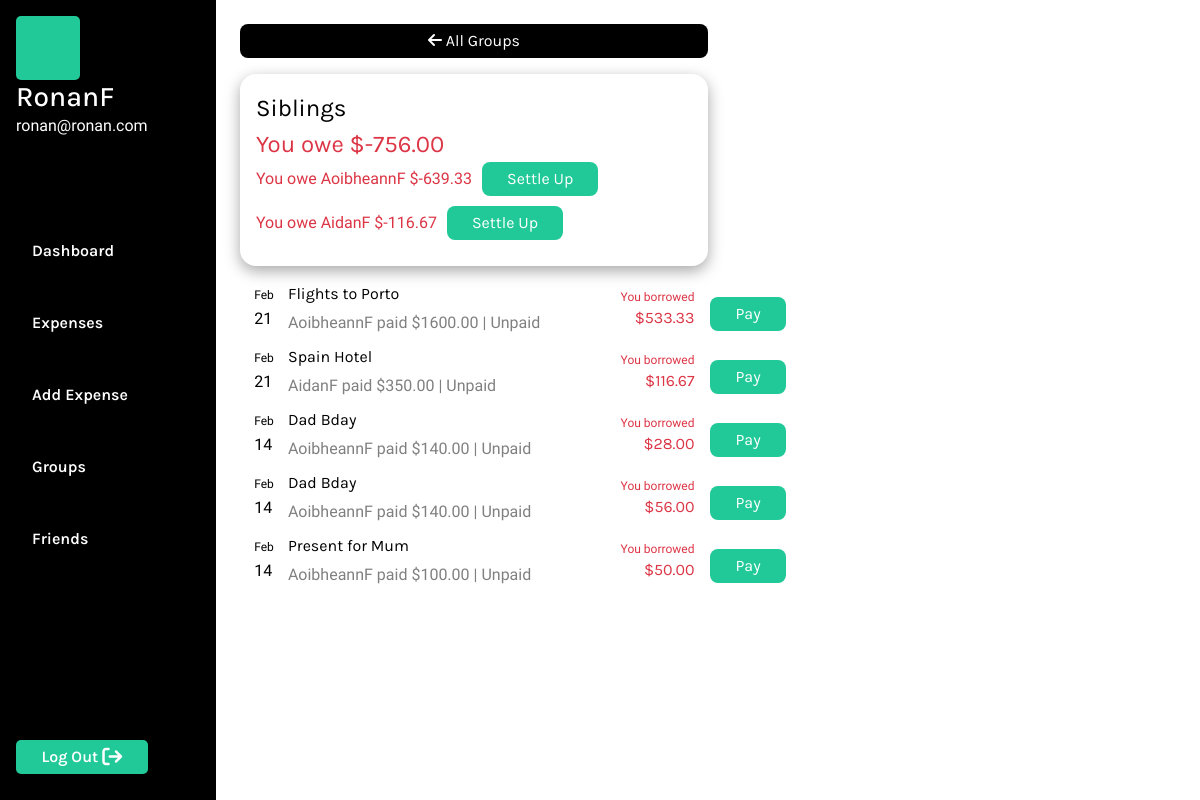
Page /groups/1 (signed in) on the committed database.
### MainApp/models.py (models this page shows, shortened)
class User(AbstractUser):
    pass

class PaymentGroup(models.Model):
    group_name = models.CharField(max_length=64)
    members = models.ManyToManyField('User', related_name='payment_groups', blank=True)

class Expense(models.Model):
    CURRENCY_CHOICES = [
        ('CAD', 'CAD - Canadian Dollar'),
        ('GBP', 'GBP - British Pound Sterling'),
        ('AUD', 'AUD - Australian Dollar'),
        ('EUR', 'EUR - Euro'),
        ('USD', 'USD - United States Dollar'),
    ]
    amount = models.DecimalField(max_digits=10, decimal_places=2)
    remaining_balance = models.DecimalField(max_digits=10, decimal_places=2, default=0.00)
    description = models.CharField(max_length=100)
    date_added = models.DateTimeField(auto_now_add=True)
    payment_group = models.ForeignKey(PaymentGroup, on_delete=models.CASCADE, related_name="expenses",  null=True, blank=True)
    created_by_user = models.ForeignKey(User, on_delete=models.CASCADE, related_name="created_expenses")
    currency = models.CharField(max_length=3, choices=CURRENCY_CHOICES)
    paid = models.BooleanField(default=False)

### MainApp/views.py (the view)
# urls.py: path('groups/<int:group_id>', views.individualGroup, name ="individual_group"),
@login_required
def individualGroup(request, group_id):
    user = request.user
    group_details = PaymentGroup.objects.get(id=group_id)
    members = PaymentGroup.objects.get(id=group_id).members.all()
    group_members = {}
    for member in members:
        owed_by_me = Owing.objects.filter(user=user, expense__created_by_user = member, expense__payment_group = group_details).aggregate(total_amount=Sum('remaining_balance'))['total_amount'] or 0
        owed_to_me = Owing.objects.filter(user=member, expense__created_by_user=request.user, expense__payment_group=group_details).aggregate(total_amount=Sum('remaining_balance'))['total_amount'] or 0
        group_members[member.username] = {
            'net_owed': owed_to_me - owed_by_me,
            'member_id': member.id,
        }
    group_expenses = PaymentGroup.objects.get(id=group_id).expenses.annotate(
    amount_lent=Case(
        When(
            created_by_user=user,  # If expense created by current user
            then=Sum(
                Case(
                    When(
                        sub_expenses__user=user,  # Exclude sub_expenses where user is current user
                        then=0
                    ),
                    default=F('sub_expenses__amount'),  # Sum the amounts of remaining sub_expenses
                    output_field=DecimalField()
                )
            )
        ),
        When(
            ~Q(created_by_user=user),  # If expense not created by current user
            then=F('sub_expenses__amount')  # Sum amounts from Owing objects where the user is the current user
        ),
        default=0,  # Default to 0
        output_field=DecimalField()
    )
).order_by('-date_added')
    owed_to_you = Owing.objects.filter(expense__created_by_user = user, expense__payment_group = group_details).aggregate(total_amount=Sum('remaining_balance'))['total_amount'] or 0
    owed_by_you = Owing.objects.filter(user = user, expense__payment_group = group_details).aggregate(total_amount=Sum('remaining_balance'))['total_amount'] or 0
    net_total = owed_to_you - owed_by_you
    return render(request, "MainApp/individualgroup.html", {
        "group_expenses": group_expenses,
        "group_details": group_details,
        "group_members": group_members,
        "user": user,
        "net_total": net_total,
    })

### MainApp/templates/MainApp/individualgroup.html (shortened to what this page needs)
{% extends "MainApp/layout.html" %}
{% block body %}
    <div class="section-container">
        <div id="individualExpenseContainer">
            <button class="backBtn"><i class="fa-solid fa-arrow-left" style="color: #ffffff;"></i><a href="{% url 'groups' %}"> All Groups</a></button>
            <div class="groupSummary">
                    <p class="group-title">{{ group_details.group_name }}</p>
                    {% if net_total < 0 %}
                        <p class="group-amount borrowed">You owe ${{ net_total|floatformat:2 }}</p>
                    {% elif net_total > 0 %}
                        <p class="group-amount lent">You're owed ${{ net_total|floatformat:2 }}</p>
                    {% else %}
                        <p>No Outstanding Balance</p>
                    {% endif %}
                    {% for username, member_info in group_members.items %}
                        {% if member_info.net_owed < 0 %}
                            <div style="display: flex; padding-bottom: 10px; align-items: center;">
                                <p class="borrowed">You owe {{ username }} ${{ member_info.net_owed|floatformat:2 }}</p>
                                <button class="make-payment" style="margin-left: 10px;"><a href="{% url 'individual_friend' member_info.member_id %}">Settle Up </a></button>
                            </div>
                        {% elif member_info.net_owed > 0 %}
                            <p class="lent">{{ username }} owes you ${{ member_info.net_owed|floatformat:2 }}</p>
                        {% endif %}
                    {% endfor %}
            </div>
            <div class="individualExpenseOwedByContainer">
                <div class="owed-by-list">
                {% for expense in group_expenses %}
                    <div style="display: flex; align-items: center;">
                        <li class="owing-item">
                            <div class="owing-item-part-1">
                                <div class="group-expense-date">
                                    <p class="expense-month">{{ expense.date_added|date:"M"  }}</p>
                                    <p class="expense-day">{{ expense.date_added|date:"d"  }}</p>
                                </div>
                                <div class="owing-summary">
                                    <a class="owing-header" href="{% url 'individual_expense' expense.id %}">
                                        {{ expense.description }}
                                    </a>
                                    <div class="owing-sub-header">
                                        <p>{{ expense.created_by_user }} paid ${{ expense.amount }} |  {% if expense.paid == False %} Unpaid {% else %} Paid {% endif %}</p>
                                    </div>
                                </div>
                            </div>
                            <div style="display: flex;">
                                <div style="display: grid; justify-items: end;">
                                    {% if expense.created_by_user == user %}
                                        <p style="text-align: right;" class="lent-borrowed-status lent">You lent</p>
                                        <p style="text-align: right;" class="owing-amount lent">${{ expense.amount_lent|floatformat:2 }}</p>
                                    {% else %}
                                        <div>
                                            <p style="text-align: right;" class="lent-borrowed-status borrowed">You borrowed</p>
                                            <p style="text-align: right;" class="owing-amount borrowed">${{ expense.amount_lent|floatformat:2 }}</p>
                                        </div>
                                    {% endif %}
                                </div>
                            </div>
                        </li>
                        <div style="padding-left: 1rem">
                            {% if expense.created_by_user != user and expense.paid == False %}
                                <button class="make-payment"><a href="{% url 'make_payment' expense.id %}">Pay</a></button>
                            {% endif %}
                        </div>
                    </div>
                {% endfor %}
                </div>
            </div>
        </div>
    </div>
{% endblock %}

### MainApp/templates/MainApp/layout.html (shortened to what this page needs)
{% load static %}
<!DOCTYPE html>
<html lang="en">
    <head>
        <link rel="stylesheet" href="https://cdn.jsdelivr.net/npm/bootstrap@4.3.1/dist/css/bootstrap.min.css">
        <link href="{% static 'MainApp/styles.css' %}" rel="stylesheet">
    </head>
    <body class="main">
        {% if user.is_authenticated %}
            <div id="nav-section">
                <div id="nav-container">
                    <div id="logged-in-status">
                        <div id="userProfileImg"></div>
                        {% if user.is_authenticated %}
                            <h3>{{ user.username }}</h3>
                        {% else %}
                            Not signed in.
                        {% endif %}
                        <p>{{ user.email }}</p>
                    </div>
                    <ul id="nav">
                        {% if user.is_authenticated %}
                            <li class="nav-item">
                                <a class="nav-link" href="{% url 'index' %}">Dashboard</a>
                            </li>
                            <li class="nav-item">
                                <a class="nav-link" href="{% url 'expenses' %}">Expenses</a>
                            </li>
                            <li class="nav-item">
                                <a class="nav-link" href="{% url 'add_expense' %}">Add Expense</a>
                            </li>
                            <li class="nav-item">
                                <a class="nav-link" href="{% url 'groups' %}">Groups</a>
                            </li>
                            <li class="nav-item">
                                <a class="nav-link" href="{% url 'add_friend' %}">Friends</a>
                            </li>
                        {% endif %}
                    </ul>
                    <div id="logout">
                        {% if user.is_authenticated %}
                            <button class="logoutBtn">
                                <a class="logoutLink" href="{% url 'logout' %}">Log Out</a>
                                <i class="fa-solid fa-arrow-right-from-bracket fa-lg" style="color: #ffffff;"></i>
                            </button>
                        {% endif %}
                    </div>
                </div>
            </div>
        {% endif %}
        {% block body %}
        {% endblock %}
    </body>
</html>

### MainApp/static/MainApp/styles.css (style rules this page uses)
:root { --background-color: #5CDB95; --accent-color: black; --text-color: white; --secondary-color: #379683; --light-green: #8EE4AF; --background-grey: #F5F5F5; --dashboard-background: #F1F1F1; --btn-color: #20c997; --secondary-color: #379683; --light-green: #8EE4AF; --warning-color: #dc3545; --secondary-font: 'Inconsolata', monospace; --primary-font: 'Karla', sans-serif; --xbold: 900; --bold: 600; --light: 300; --xlarge: 72px; --large: 48px; --medium: 24px; --small: 16px; --xsmall: 12px; }
.main { padding: 0; margin: 0; background-color: var(--accent-color); font-family: var(--secondary-font); color: var(--accent-color); display: flex; justify-content: space-between; align-content: center; }
#nav-section { width: 18vw; display: grid; height: 100vh; }
#nav-container { display: grid; justify-content: start; align-items: start; color: var(--accent-color); font-family: var(--secondary-font); padding: 0; margin: 1rem; background-color: var(--accent-color); width: 18vw; }
#logged-in-status { color: var(--text-color); }
#logged-in-status h3 { margin: 0; padding: 0; font-family: var(--primary-font); }
#userProfileImg { height: 4rem; width: 4rem; background-color: #20c997; border-radius: 5px; }
#nav { background-color: var(--accent-color); list-style: none; display: grid; justify-content: start; align-content: center; padding: 0; margin: 0; background-color: var(--accent-color); }
.nav-item { padding: 1rem 0 1rem 0; margin: 0; }
.nav-link { text-decoration: none; color: var(--text-color); font-size: var(--small); font-weight: var(--bold); font-family: var(--primary-font); }
#logout { align-self: end; }
.logoutBtn { background-color: var(--btn-color); border: none; border-radius: 5px; padding: 5px 15px 5px 15px; margin: 10px 0 10px 0; width: 100%; }
.logoutLink { text-decoration: none; color: var(--text-color); font-size: var(--small); font-weight: var(--bold); font-family: var(--primary-font); }
.section-container { padding: 0; margin: 0; display: grid; background-color: var(--text-color); height: 100vh; width: 82vw; align-self: center; }
button { border: none; padding: 5px 10px 5px 10px; }
a { text-decoration: none; color: black; }
h1, h2, h3, h4, h5, h6, p { margin: 0; padding: 0; }
.owing-item { display: flex; width: 83.5%; align-items: center; justify-content: space-between; margin: 0 0 10px 0; }
.owing-item-part-1 { display: flex; align-items: center; }
.owing-summary { display: grid; }
.owing-header { font-family: var(--primary-font); text-decoration: none; margin: 0; padding: 0 0 5px 0; color: var(--accent-color); }
.owing-sub-header { display: grid; color: grey; }
.owing-sub-header p { padding: 0; margin: 0; }
.owing-amount { font-family: var(--primary-font); }
#individualExpenseContainer { padding: 1.5rem; }
.backBtn { border-radius: 8px; background-color: black; font-family: var(--primary-font); color: var(--text-color); width: 50%; }
.backBtn a { color: var(--text-color); }
.individualExpenseOwedByContainer { width: 60%; padding-right: 1rem; height: 60vh; overflow-y: auto; }
.make-payment { background-color: var(--btn-color); border-radius: 8px; padding: 5px 25px 5px 25px; }
.make-payment a { color: var(--text-color); font-family: var(--primary-font); }
.group-title { font-family: var(--primary-font); }
.group-expense-date { height: 3rem; width: 3rem; display: grid; justify-content: center; align-items: center; }
.groupSummary { width: 50%; border-radius: 1rem; padding: 1rem; margin: 1rem 0 1rem 0; display: grid; flex-direction: column; align-items: center; justify-content: start; color: black; box-shadow: rgba(0, 0, 0, 0.35) 0px 5px 15px; }
.group-title { font-size: var(--medium); }
.group-amount { font-size: var(--medium); font-family: var(--primary-font); }
.expense-month { font-size: var(--xsmall); }
.borrowed { color: var(--warning-color); }
.lent-borrowed-status { font-size: var(--xsmall); }

### rows in the picture
User: username "RonanF", email "ronan@ronan.com"
PaymentGroup: group_name "Siblings"
User: group_members "AoibheannF"
User: group_members "AidanF"
Expense: date_added "Feb", date_added "21", description "Flights to Porto", created_by_user "AoibheannF", amount "1600.00", paid "Unpaid", amount_lent "533.33"
Expense: date_added "Feb", date_added "21", description "Spain Hotel", created_by_user "AidanF", amount "350.00", paid "Unpaid", amount_lent "116.67"
Expense: date_added "Feb", date_added "14", description "Dad Bday", created_by_user "AoibheannF", amount "140.00", paid "Unpaid", amount_lent "28.00", amount_lent "56.00"
Expense: date_added "Feb", date_added "14", description "Present for Mum", created_by_user "AoibheannF", amount "100.00", paid "Unpaid", amount_lent "50.00"

### other values in the picture
{{ net_total|floatformat:2 }} "-756.00"
{{ member_info.net_owed|floatformat:2 }} "-639.33" "-116.67"
